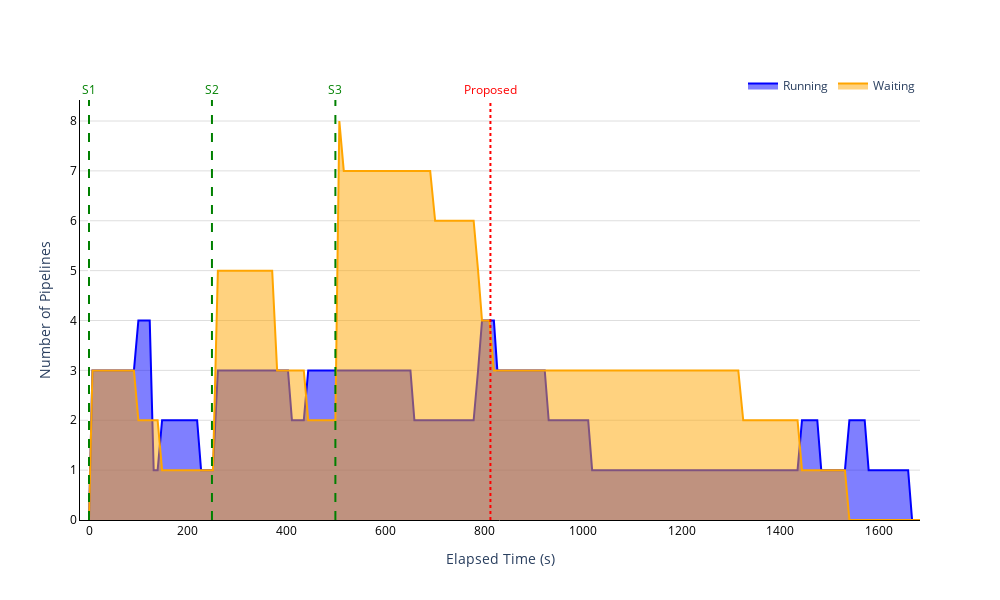

The notebook cell this image was saved under:
### Markdown cell above
#### Random-random

### Code cell
pipeline_numbers = pd.read_csv("output/random_random/42/n_pipelines_m2.csv")

# Add elapsed time column
start_timestamp = min(pipeline_numbers["timestamp"])
pipeline_numbers["elapsed_time"] = [int(t-start_timestamp) for t in pipeline_numbers["timestamp"]]

# Separate new time windows and pipeline updates
time_windows = pipeline_numbers[pipeline_numbers["type"] == "new_window"]["elapsed_time"]
pipeline_numbers = pipeline_numbers[pipeline_numbers["type"] == "update"]

plot_n_pipelines(
    pipeline_numbers,
    time_windows,
    title="Number of Pipelines Over Time (Random-Random Strategy)",
    filename="n_pipelines_random_random",
    comparison_line=813
)

### Figure 1 — Plotly figure (JSON) as saved in the notebook; plotly's stock layout.template omitted (floating-point values rounded to 4 significant figures; data arrays with more than 128 entries replaced by an {"elided": "..."} marker saying what was removed)
{"data": [{"fill": "tozeroy", "line": {"color": "blue"}, "mode": "lines", "name": "Running", "type": "scatter", "x": {"elided": "214 int values"}, "y": {"elided": "214 int values"}}, {"fill": "tozeroy", "line": {"color": "orange"}, "mode": "lines", "name": "Waiting", "type": "scatter", "x": {"elided": "214 int values"}, "y": {"elided": "214 int values"}}], "layout": {"annotations": [{"font": {"color": "green", "size": 12}, "showarrow": false, "text": "S1", "x": 0, "xanchor": "center", "xref": "x", "y": 1, "yanchor": "bottom", "yref": "y domain"}, {"font": {"color": "green", "size": 12}, "showarrow": false, "text": "S2", "x": 249, "xanchor": "center", "xref": "x", "y": 1, "yanchor": "bottom", "yref": "y domain"}, {"font": {"color": "green", "size": 12}, "showarrow": false, "text": "S3", "x": 499, "xanchor": "center", "xref": "x", "y": 1, "yanchor": "bottom", "yref": "y domain"}, {"font": {"color": "red", "size": 12}, "showarrow": false, "text": "Proposed", "x": 813, "xanchor": "center", "xref": "x", "y": 1, "yanchor": "bottom", "yref": "y domain"}], "height": 600, "legend": {"orientation": "h", "title": {"text": ""}, "x": 1, "xanchor": "right", "y": 1, "yanchor": "bottom"}, "paper_bgcolor": "rgba(0,0,0,0)", "plot_bgcolor": "rgba(0,0,0,0)", "shapes": [{"line": {"color": "green", "dash": "dash"}, "opacity": 1, "type": "line", "x0": 0, "x1": 0, "xref": "x", "y0": 0, "y1": 1, "yref": "y domain"}, {"line": {"color": "green", "dash": "dash"}, "opacity": 1, "type": "line", "x0": 249, "x1": 249, "xref": "x", "y0": 0, "y1": 1, "yref": "y domain"}, {"line": {"color": "green", "dash": "dash"}, "opacity": 1, "type": "line", "x0": 499, "x1": 499, "xref": "x", "y0": 0, "y1": 1, "yref": "y domain"}, {"line": {"color": "red", "dash": "dot"}, "name": "proposed", "opacity": 1, "type": "line", "x0": 813, "x1": 813, "xref": "x", "y0": 0, "y1": 1, "yref": "y domain"}], "width": 1000, "xaxis": {"linecolor": "black", "showgrid": false, "showline": true, "tickfont": {"color": "black"}, "title": {"text": "Elapsed Time (s)"}}, "yaxis": {"dtick": 1, "gridcolor": "#dedede", "linecolor": "black", "showgrid": true, "showline": true, "tickfont": {"color": "black"}, "title": {"text": "Number of Pipelines"}}}}
